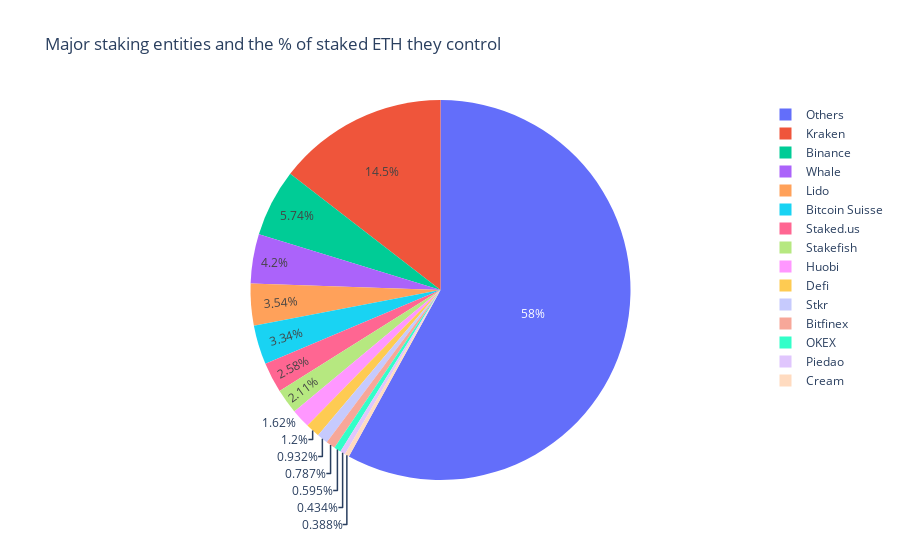

This figure's notebook cell:
### Code cell
fig = px.pie(df1, values='percentage_stake', names='service', labels = {'service': 'Service', 'percentage_stake': 'Percentage'}, title = 'Major staking entities and the % of staked ETH they control')
fig.show()

### Figure 1 — Plotly figure (JSON) as saved in the notebook; plotly's stock layout.template omitted (floating-point values rounded to 4 significant figures)
{"data": [{"domain": {"x": [0, 1], "y": [0, 1]}, "hovertemplate": "Service=%{label}<br>Percentage=%{value}<extra></extra>", "labels": ["Kraken", "Binance", "Whale", "Lido", "Bitcoin Suisse", "Staked.us", "Stakefish", "Huobi", "Defi", "Stkr", "Bitfinex", "OKEX", "Piedao", "Cream", "Others"], "legendgroup": "", "name": "", "showlegend": true, "type": "pie", "values": [0.1452, 0.05743, 0.042, 0.03537, 0.03342, 0.02579, 0.02106, 0.01622, 0.01204, 0.009317, 0.007874, 0.005955, 0.004341, 0.003882, 0.5801]}], "layout": {"autosize": true, "legend": {"tracegroupgap": 0}, "title": {"text": "Major staking entities and the % of staked ETH they control"}}}
